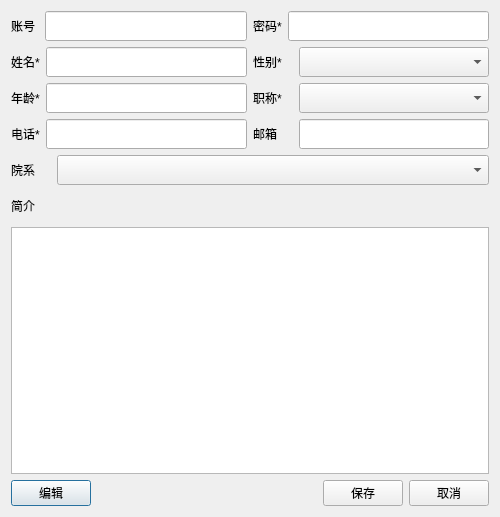
<?xml version="1.0" encoding="UTF-8"?>
<ui version="4.0">
 <class>AdminDialog1</class>
 <widget class="QDialog" name="AdminDialog1">
  <property name="geometry">
   <rect>
    <x>0</x>
    <y>0</y>
    <width>500</width>
    <height>517</height>
   </rect>
  </property>
  <property name="minimumSize">
   <size>
    <width>400</width>
    <height>500</height>
   </size>
  </property>
  <property name="maximumSize">
   <size>
    <width>500</width>
    <height>600</height>
   </size>
  </property>
  <property name="windowTitle">
   <string>教师管理对话框</string>
  </property>
  <layout class="QGridLayout" name="gridLayout">
   <item row="0" column="0">
    <layout class="QHBoxLayout" name="horizontalLayout">
     <item>
      <widget class="QLabel" name="labelAccount">
       <property name="text">
        <string>账号 </string>
       </property>
      </widget>
     </item>
     <item>
      <widget class="QLineEdit" name="lineEditAccount">
       <property name="minimumSize">
        <size>
         <width>0</width>
         <height>30</height>
        </size>
       </property>
      </widget>
     </item>
    </layout>
   </item>
   <item row="0" column="1">
    <layout class="QHBoxLayout" name="horizontalLayout_2">
     <item>
      <widget class="QLabel" name="labelPassword">
       <property name="text">
        <string>密码*</string>
       </property>
      </widget>
     </item>
     <item>
      <widget class="QLineEdit" name="lineEditPassword">
       <property name="minimumSize">
        <size>
         <width>0</width>
         <height>30</height>
        </size>
       </property>
      </widget>
     </item>
    </layout>
   </item>
   <item row="1" column="0">
    <layout class="QHBoxLayout" name="horizontalLayout_3">
     <item>
      <widget class="QLabel" name="labelName">
       <property name="text">
        <string>姓名*</string>
       </property>
      </widget>
     </item>
     <item>
      <widget class="QLineEdit" name="lineEditName">
       <property name="minimumSize">
        <size>
         <width>0</width>
         <height>30</height>
        </size>
       </property>
      </widget>
     </item>
    </layout>
   </item>
   <item row="1" column="1">
    <layout class="QHBoxLayout" name="horizontalLayout_4">
     <item>
      <widget class="QLabel" name="labelSex">
       <property name="maximumSize">
        <size>
         <width>40</width>
         <height>16777215</height>
        </size>
       </property>
       <property name="text">
        <string>性别*</string>
       </property>
      </widget>
     </item>
     <item>
      <widget class="QComboBox" name="comboBoxSex">
       <property name="minimumSize">
        <size>
         <width>0</width>
         <height>30</height>
        </size>
       </property>
      </widget>
     </item>
    </layout>
   </item>
   <item row="2" column="0">
    <layout class="QHBoxLayout" name="horizontalLayout_5">
     <item>
      <widget class="QLabel" name="labelAge">
       <property name="text">
        <string>年龄*</string>
       </property>
      </widget>
     </item>
     <item>
      <widget class="QLineEdit" name="lineEditAge">
       <property name="minimumSize">
        <size>
         <width>0</width>
         <height>30</height>
        </size>
       </property>
      </widget>
     </item>
    </layout>
   </item>
   <item row="2" column="1">
    <layout class="QHBoxLayout" name="horizontalLayout_6">
     <item>
      <widget class="QLabel" name="labelJobTitle">
       <property name="maximumSize">
        <size>
         <width>40</width>
         <height>16777215</height>
        </size>
       </property>
       <property name="text">
        <string>职称*</string>
       </property>
      </widget>
     </item>
     <item>
      <widget class="QComboBox" name="comboBoxJobTitle">
       <property name="minimumSize">
        <size>
         <width>0</width>
         <height>30</height>
        </size>
       </property>
      </widget>
     </item>
    </layout>
   </item>
   <item row="3" column="0">
    <layout class="QHBoxLayout" name="horizontalLayout_7">
     <item>
      <widget class="QLabel" name="labelPhone">
       <property name="text">
        <string>电话*</string>
       </property>
      </widget>
     </item>
     <item>
      <widget class="QLineEdit" name="lineEditPhone">
       <property name="minimumSize">
        <size>
         <width>0</width>
         <height>30</height>
        </size>
       </property>
      </widget>
     </item>
    </layout>
   </item>
   <item row="3" column="1">
    <layout class="QHBoxLayout" name="horizontalLayout_10">
     <item>
      <widget class="QLabel" name="labelMail">
       <property name="minimumSize">
        <size>
         <width>40</width>
         <height>0</height>
        </size>
       </property>
       <property name="maximumSize">
        <size>
         <width>40</width>
         <height>16777215</height>
        </size>
       </property>
       <property name="text">
        <string>邮箱  </string>
       </property>
      </widget>
     </item>
     <item>
      <widget class="QLineEdit" name="lineEditMail">
       <property name="minimumSize">
        <size>
         <width>0</width>
         <height>30</height>
        </size>
       </property>
      </widget>
     </item>
    </layout>
   </item>
   <item row="4" column="0" colspan="2">
    <layout class="QVBoxLayout" name="verticalLayout_2">
     <item>
      <layout class="QHBoxLayout" name="horizontalLayout_8">
       <item>
        <widget class="QLabel" name="label">
         <property name="minimumSize">
          <size>
           <width>40</width>
           <height>0</height>
          </size>
         </property>
         <property name="maximumSize">
          <size>
           <width>24</width>
           <height>16777215</height>
          </size>
         </property>
         <property name="text">
          <string>院系</string>
         </property>
        </widget>
       </item>
       <item>
        <widget class="QComboBox" name="comboBoxDepartment">
         <property name="minimumSize">
          <size>
           <width>0</width>
           <height>30</height>
          </size>
         </property>
        </widget>
       </item>
      </layout>
     </item>
     <item>
      <layout class="QVBoxLayout" name="verticalLayout">
       <item>
        <widget class="QLabel" name="labelIntroduction">
         <property name="minimumSize">
          <size>
           <width>0</width>
           <height>30</height>
          </size>
         </property>
         <property name="text">
          <string>简介</string>
         </property>
        </widget>
       </item>
       <item>
        <widget class="QPlainTextEdit" name="plainTextEditIntroduction"/>
       </item>
      </layout>
     </item>
    </layout>
   </item>
   <item row="5" column="0" colspan="2">
    <layout class="QHBoxLayout" name="horizontalLayout_9">
     <item>
      <widget class="QPushButton" name="pushButtonEdit">
       <property name="text">
        <string>编辑</string>
       </property>
      </widget>
     </item>
     <item>
      <spacer name="horizontalSpacer">
       <property name="orientation">
        <enum>Qt::Horizontal</enum>
       </property>
       <property name="sizeHint" stdset="0">
        <size>
         <width>40</width>
         <height>20</height>
        </size>
       </property>
      </spacer>
     </item>
     <item>
      <widget class="QPushButton" name="pushButtonSave">
       <property name="text">
        <string>保存</string>
       </property>
      </widget>
     </item>
     <item>
      <widget class="QPushButton" name="pushButtonCancle">
       <property name="text">
        <string>取消</string>
       </property>
      </widget>
     </item>
    </layout>
   </item>
  </layout>
 </widget>
 <resources/>
 <connections>
  <connection>
   <sender>pushButtonCancle</sender>
   <signal>clicked()</signal>
   <receiver>AdminDialog1</receiver>
   <slot>close()</slot>
   <hints>
    <hint type="sourcelabel">
     <x>399</x>
     <y>427</y>
    </hint>
    <hint type="destinationlabel">
     <x>224</x>
     <y>224</y>
    </hint>
   </hints>
  </connection>
 </connections>
</ui>
